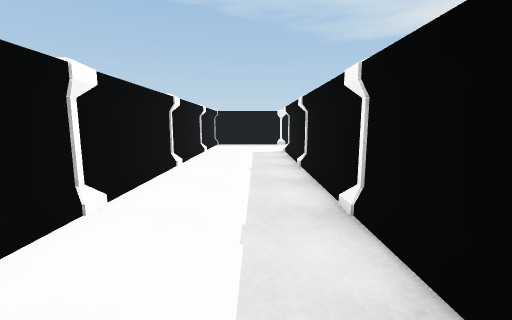
[1] (above)

12 first-person views from a walk through a Unity game level. The camera is 1.2 m above the floor, tilts 8° down and sees 90° across. The floor is counted in squares, 1 m on a side. Each view is taken from the middle of a square. On the plan, view 1 faces up. The plan holds only what a view shows up to about 12 squares ahead; the rest is blank. The place goes on beyond the plan. The player is left out. Surface patterns are stand-ins for the level's own textures.

[2]
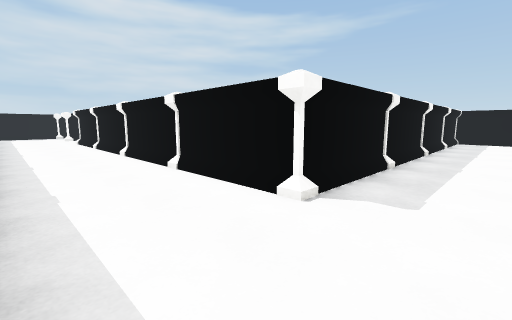

[3]
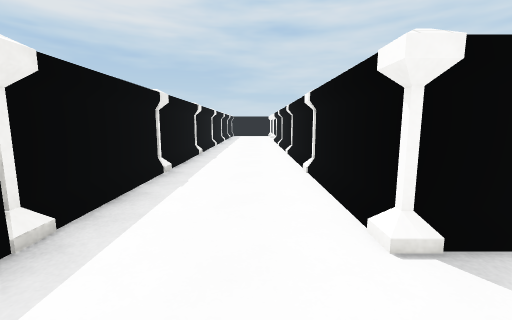

[4]
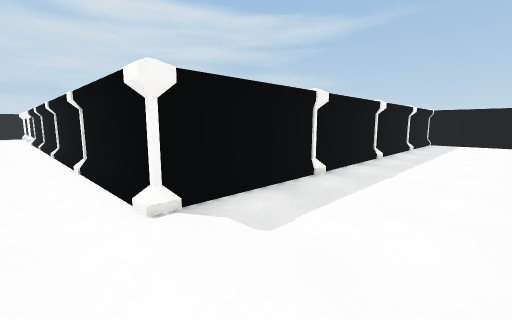

[5]
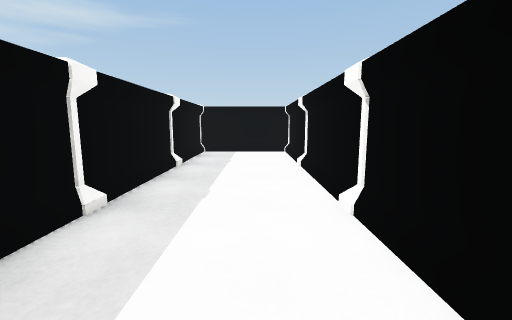

[6]
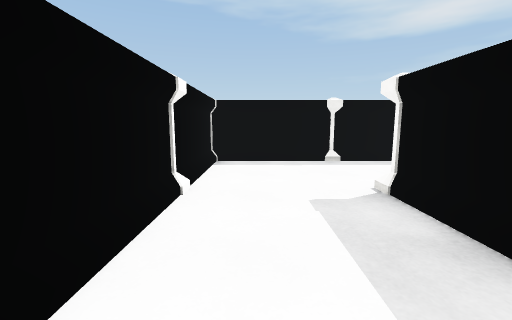

[7]
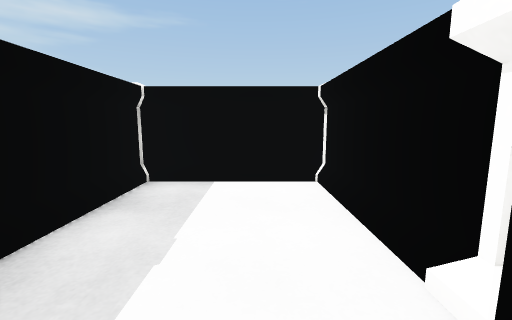

[8]
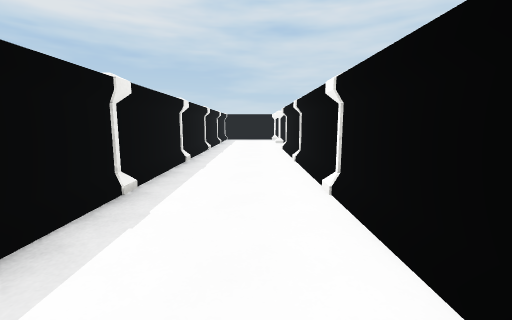

[9]
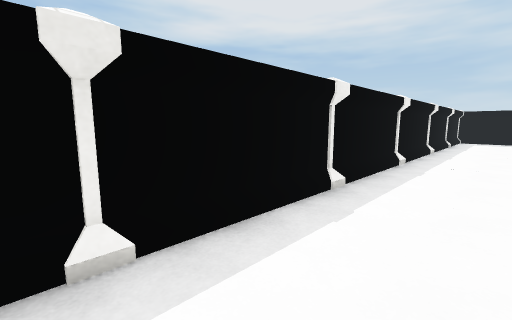

[10]
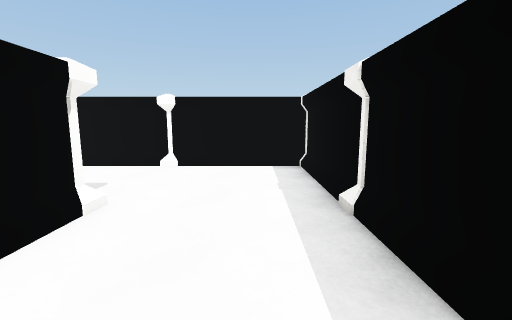

[11]
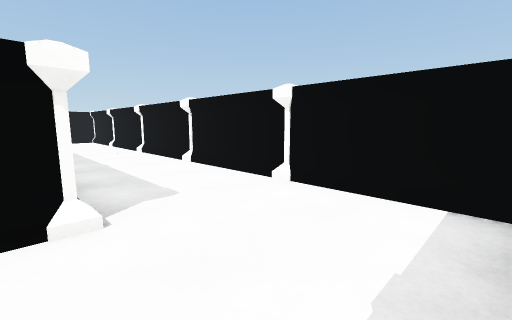

[12]
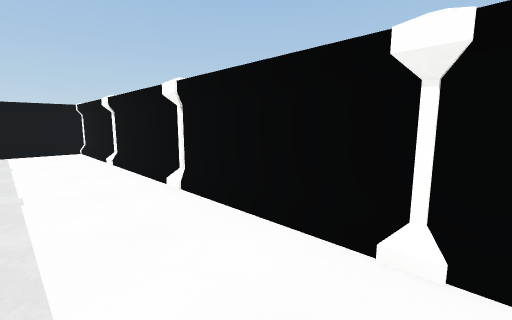

### Floor plan
Points are (right, up) in squares from view 1. A wall is a line through its corners. A room is listed if a view was taken in it or the views show most of it. See-through windows are left out.
Room 1 (views 1, 2, 3, 4, 5, 6, 7, 8, 9, 10, 11, 12)
walls: (0.6, 15.5) (-1.5, 15.5); (-2.5, 15.5) (-2.5, -4.5) (1.5, -4.5) (1.5, 11.5) (13.5, 11.5); (4.5, 15.5) (2.4, 15.5); (8.5, 15.5) (6.4, 15.5); (13.5, 15.5) (10.4, 15.5)
objects: pillar (-3, 16) to (-2, 16); pillar (1, -4); pillar (1, 0); pillar (1, 4); pillar (1, 8); pillar (1, 12); pillar (1, 16) to (2, 16); pillar (5, 12); pillar (5, 16) to (6, 16); pillar (9, 12); pillar (9, 16) to (10, 16); other object (13, 12)

Where each view was taken, in squares from view 1:
view 1: 0 up, 0 right, facing up
view 2: 15 up, 1 left, facing down-right
view 3: 13 up, 1 left, facing right
view 4: 13 up, 2 left, facing down-right
view 5: 7 up, 1 left, facing down
view 6: 7 up, 1 left, facing up
view 7: 1 up, 1 left, facing down
view 8: 13 up, 5 right, facing right
view 9: 13 up, 5 right, facing up-right
view 10: 14 up, 5 right, facing left
view 11: 15 up, 2 right, facing down-left
view 12: 8 up, 0 right, facing down-left
